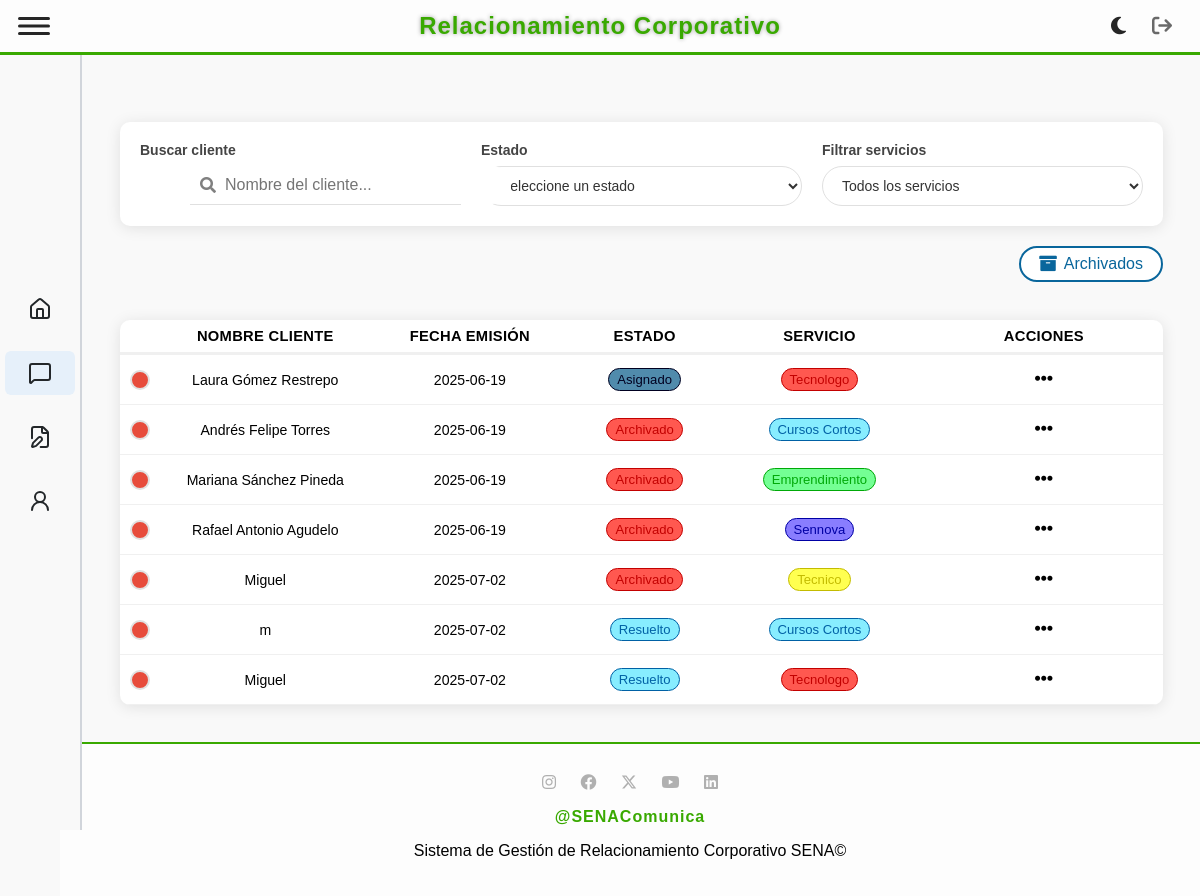
/solicitud/view (signed in), run on an earlier commit of the app's database.
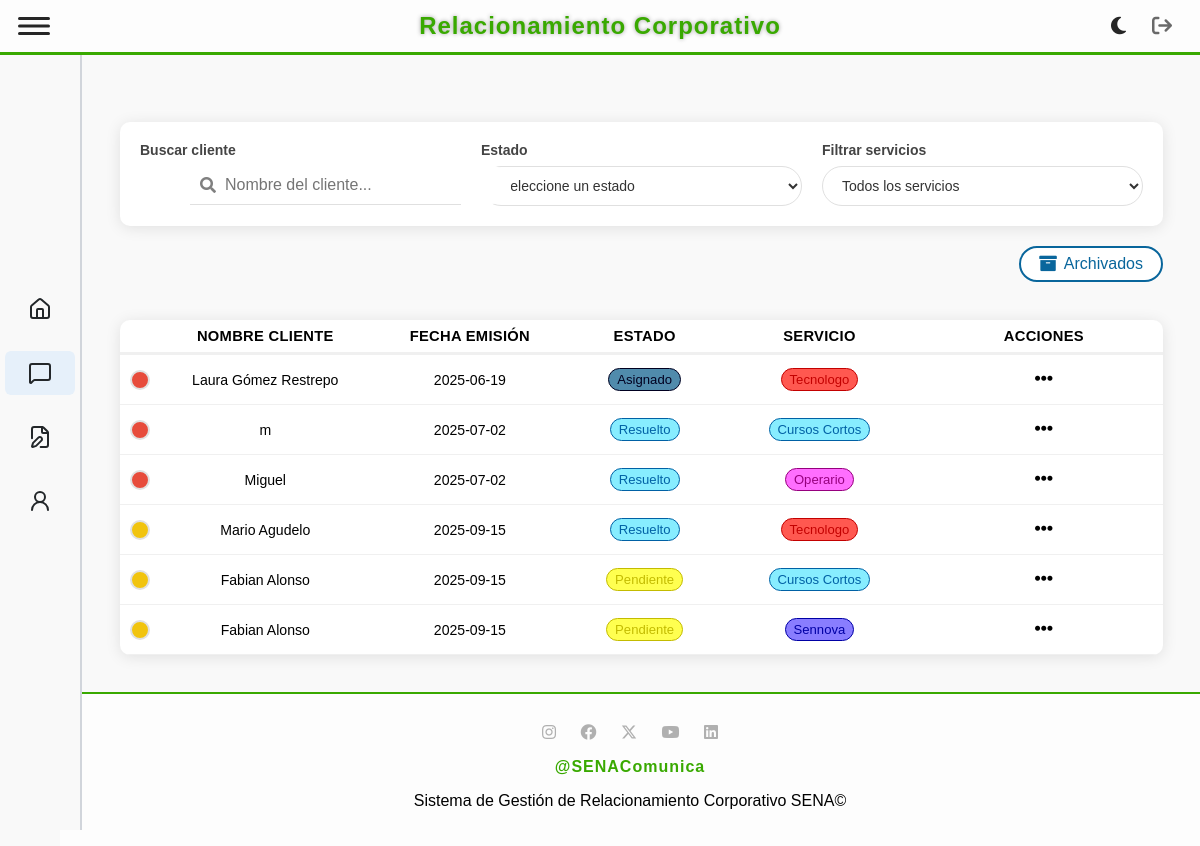
And on a later commit of the database.
### tables this page shows
CREATE TABLE `solicitud` (
  `idSolicitud` int(11) NOT NULL,
  `FechaEvento` date DEFAULT NULL,
  `FechaCreacion` date NOT NULL,
  `Lugar` varchar(80) DEFAULT NULL,
  `Municipio` varchar(50) NOT NULL,
  `Observaciones` text DEFAULT NULL,
  `Comentarios` text DEFAULT NULL,
  `MedioSolicitud` varchar(50) DEFAULT NULL,
  `DescripcionNecesidad` varchar(100) DEFAULT NULL,
  `FKusuario` int(11) NOT NULL,
  `FKtipoEvento` int(11) NOT NULL,
  `FKestado` int(11) NOT NULL,
  `FKcliente` int(11) NOT NULL,
  `FKtipoServicio` int(11) NOT NULL,
  `Asignacion` int(11) DEFAULT NULL
);

CREATE TABLE `cliente` (
  `idCliente` int(11) NOT NULL,
  `DocumentoCliente` varchar(20) NOT NULL,
  `NombreCliente` varchar(100) NOT NULL,
  `CorreoCliente` varchar(100) NOT NULL,
  `TelefonoCliente` varchar(10) NOT NULL
);

CREATE TABLE `estado` (
  `idEstado` int(11) NOT NULL,
  `Estado` varchar(45) NOT NULL,
  `Descripcion` varchar(100) NOT NULL,
  `Color` varchar(7) NOT NULL DEFAULT '#4361ee'
);

CREATE TABLE `servicio` (
  `idServicio` int(11) NOT NULL,
  `Servicio` varchar(100) NOT NULL,
  `Color` varchar(7) NOT NULL
);

### app/controllers/baseController.php (called while the page is built, shortened)
<?php
class BaseController
{
    public $layout = "default";
    public function render(string $view, array $arrayData = null)
    {
        $layout = MAIN_APP_ROUTE . "../views/layouts/{$this->layout}.php";
        include_once $layout;
    }
}

### app/controllers/solicitudController.php (called while the page is built, shortened)
<?php
require_once "baseController.php";
require_once MAIN_APP_ROUTE . "../models/SolicitudModel.php";
class SolicitudController extends BaseController
{
    public function view()
    {
        $rol = $_SESSION['rol'] ?? null;
        $idUsuario = $_SESSION['idUsuario'] ?? null;
        $solicitudObj = new SolicitudModel();
        if ($rol == 1) {
            $solicitudes = $solicitudObj->getAll();
        } elseif ($rol == 3 || $rol == 4) {
            $solicitudes = $solicitudObj->getByAsignacion($idUsuario);
        } else {
            $solicitudes = [];
        }
        $clienteObj = new ClienteModel();
        $clientes = $clienteObj->getAll();
        $servicioObj = new ServicioModel();
        $servicios = $servicioObj->getAll();
        $estadoObj = new EstadoModel();
        $estados = $estadoObj->getAll();
        $data = [
            "solicitudes" => $solicitudes,
            "clientes" => $clientes,
            "servicios" => $servicios,
            "estados" => $estados,
            "titulo" => "solicitudes"
        ];
        $this->render('solicitud/view.php', $data);
    }
}

### app/models/BaseModel.php (called while the page is built, shortened)
<?php
abstract class BaseModel {
    public function __construct() {
        try {
            $options = [
                PDO::ATTR_ERRMODE => PDO::ERRMODE_EXCEPTION,
                PDO::ATTR_DEFAULT_FETCH_MODE => PDO::FETCH_OBJ
            ];
            $dsn = DRIVER.':host='.HOST.';dbname='.DATABASE;
            $this->dbConnection = new PDO($dsn, USERNAME_DB, PASSWORD_DB, $options);
        } catch (PDOException $ex) {
            echo 'Error en la conexión: '.$ex->getMessage();
            exit;
        }
    }
}

### app/models/solicitudModel.php (called while the page is built, shortened)
<?php
require_once MAIN_APP_ROUTE . "../models/BaseModel.php";
class SolicitudModel extends BaseModel
{
    public function getAll(): array
    {
        try {
            $sql = "SELECT s.*, c.NombreCliente, sv.Servicio, sv.Color, e.Estado, e.Color AS ColorEstado
                    FROM solicitud s
                    JOIN cliente c ON s.FKcliente = c.idCliente
                    JOIN tiposervicio ts ON s.FKtipoServicio = ts.idTipoServicio
                    JOIN servicio sv ON ts.FKidServicio = sv.idServicio
                    JOIN estado e ON s.FKestado = e.idEstado
                    WHERE s.Archivado = 0";
            $stmt = $this->dbConnection->prepare($sql);
            $stmt->execute();
            return $stmt->fetchAll(\PDO::FETCH_OBJ);
        } catch (PDOException $e) {
            throw new PDOException("Error al obtener solicitudes: " . $e->getMessage());
        }
    }
}

### app/views/solicitud/view.php (the view, shortened to what the rows shown need)
<link href="https://cdnjs.cloudflare.com/ajax/libs/font-awesome/5.15.3/css/all.min.css" rel="stylesheet">
<?php
function adjustBrightness($hex, $steps)
{
    $hex = str_replace('#', '', $hex);
    $r = max(0, min(255, hexdec(substr($hex, 0, 2)) + $steps));
    $g = max(0, min(255, hexdec(substr($hex, 2, 2)) + $steps));
    $b = max(0, min(255, hexdec(substr($hex, 4, 2)) + $steps));
    return sprintf("#%02x%02x%02x", $r, $g, $b);
}
?>
<main>
    <div class="table">
        <?php if (empty($solicitudes)): ?>
            <?php if (in_array($_SESSION['rol'], [3, 4])): ?>
                <div class="solicitud-row">
                    <div colspan="6" style="text-align:center; width:100%;">Aún no tienes solicitudes asignadas.</div>
                </div>
            <?php else: ?>
                <div class="solicitud-row">
                    <div colspan="6" style="text-align:center; width:100%;">No se encuentran solicitudes en la base de datos</div>
                </div>
            <?php endif; ?>
        <?php else: ?>
            <?php foreach ($solicitudes as $solicitud): ?>
                <?php
                $dias = (new DateTime())->diff(new DateTime($solicitud->FechaCreacion))->days;
                if ($dias < 7) {
                    $statusClass = "status-recent";
                } elseif ($dias <= 15) {
                    $statusClass = "status-medium";
                } else {
                    $statusClass = "status-old";
                }
                $colorOriginalServicio = $solicitud->Color;
                $colorFondoServicio = adjustBrightness($colorOriginalServicio, 80);
                $colorBordeYTextoServicio = adjustBrightness($colorOriginalServicio, -60);
                $colorOriginalEstado = $solicitud->ColorEstado ?? '#cccccc';
                $colorFondoEstado = adjustBrightness($colorOriginalEstado, 80);
                $colorBordeYTextoEstado = adjustBrightness($colorOriginalEstado, -60);
                ?>
                <div class="solicitud-row">
                    <div>
                        <span class="status-indicator <?php echo $statusClass; ?>"></span>
                    </div>
                    <div><?php echo htmlspecialchars($solicitud->NombreCliente); ?></div>
                    <div><?php echo htmlspecialchars($solicitud->FechaCreacion); ?></div>
                    <div>
                        <span class="service-badge"
                            style="
                                background-color: <?php echo $colorFondoEstado; ?>;
                                color: <?php echo $colorBordeYTextoEstado; ?>;
                                border: 1.5px solid <?php echo $colorBordeYTextoEstado; ?>;
                            ">
                            <?php echo htmlspecialchars($solicitud->Estado); ?>
                        </span>
                    </div>
                    <div>
                        <span class="service-badge"
                            style="
                                background-color: <?php echo $colorFondoServicio; ?>;
                                color: <?php echo $colorBordeYTextoServicio; ?>;
                                border: 1.5px solid <?php echo $colorBordeYTextoServicio; ?>;
                            ">
                            <?php echo htmlspecialchars($solicitud->Servicio); ?>
                        </span>
                    </div>
                 <div class="action-dropdown">
    <button class="dropdown-toggle">
        <i class="fas fa-ellipsis-h"></i>
    </button>
</div>
                </div>
            <?php endforeach; ?>
        <?php endif; ?>
    </div>
</main>

What changed in the data, as far as the page shows it:
removed solicitud: FKcliente.NombreCliente "Andrés Felipe Torres", FechaCreacion "2025-06-19", FKestado.Estado "Archivado", servicio.Servicio "Cursos Cortos"
removed solicitud: FKcliente.NombreCliente "Mariana Sánchez Pineda", FechaCreacion "2025-06-19", FKestado.Estado "Archivado", servicio.Servicio "Emprendimiento"
removed solicitud: FKcliente.NombreCliente "Rafael Antonio Agudelo", FechaCreacion "2025-06-19", FKestado.Estado "Archivado", servicio.Servicio "Sennova"
removed solicitud: FKcliente.NombreCliente "Miguel", FechaCreacion "2025-07-02", FKestado.Estado "Archivado", servicio.Servicio "Tecnico"
changed solicitud "Miguel": servicio.Servicio "Tecnologo" → "Operario"
added solicitud: FKcliente.NombreCliente "Mario Agudelo", FechaCreacion "2025-09-15", FKestado.Estado "Resuelto", servicio.Servicio "Tecnologo"
added solicitud: FKcliente.NombreCliente "Fabian Alonso", FechaCreacion "2025-09-15", FKestado.Estado "Pendiente", servicio.Servicio "Cursos Cortos"
added solicitud: FKcliente.NombreCliente "Fabian Alonso", FechaCreacion "2025-09-15", FKestado.Estado "Pendiente", servicio.Servicio "Sennova"
